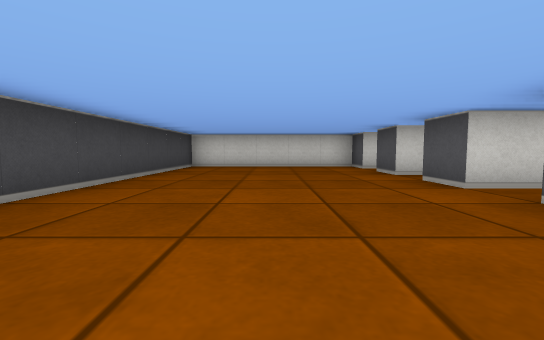
view 1 (above)

17 first-person views from a walk through a cub3D level. The camera is about half as high as the walls, tilts 4° down and sees 90° across. The floor is counted in squares. Each view is taken from the middle of a square. On the plan, view 1 faces up. The plan holds only what a view shows up to about 9 squares ahead; the rest is blank.

view 2
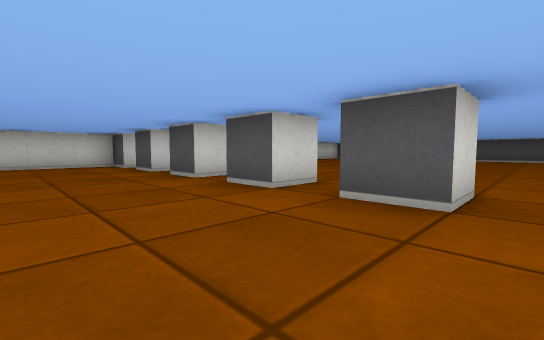

view 3
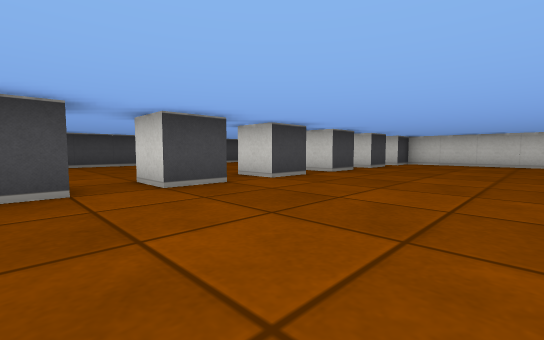

view 4
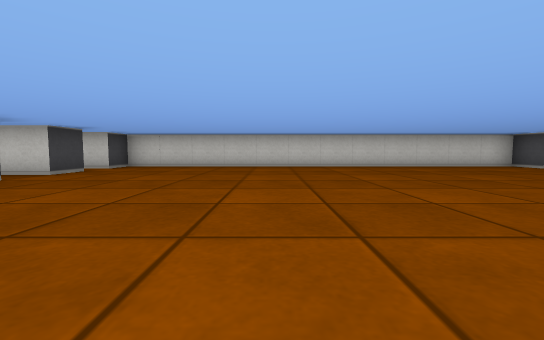

view 5
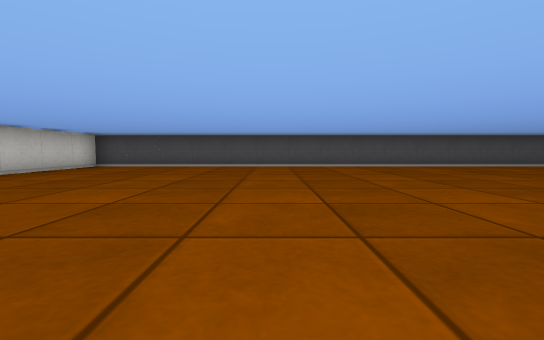

view 6
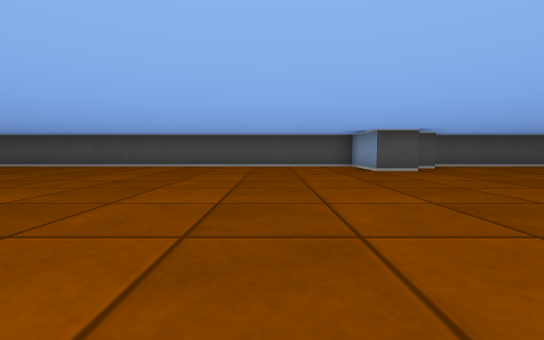

view 7
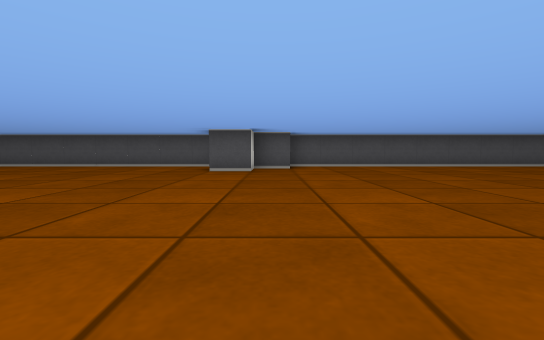

view 8
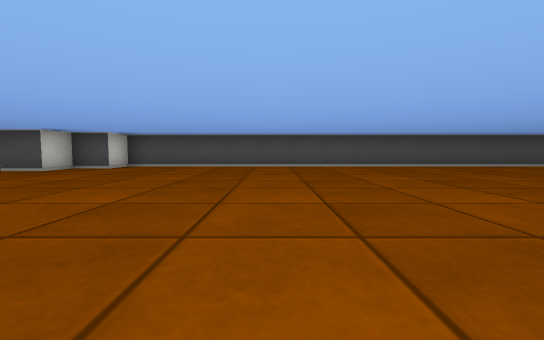

view 9
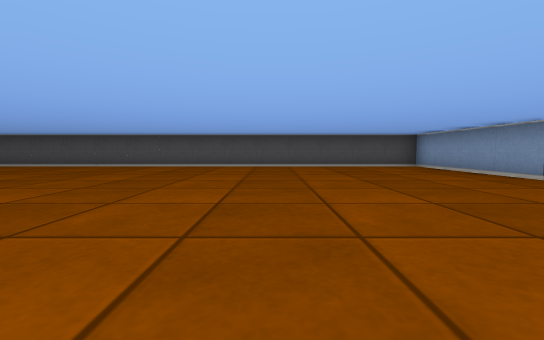

view 10
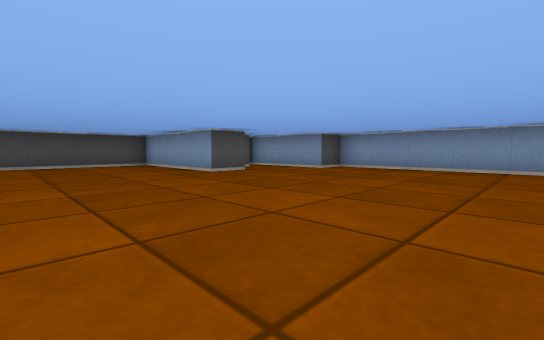

view 11
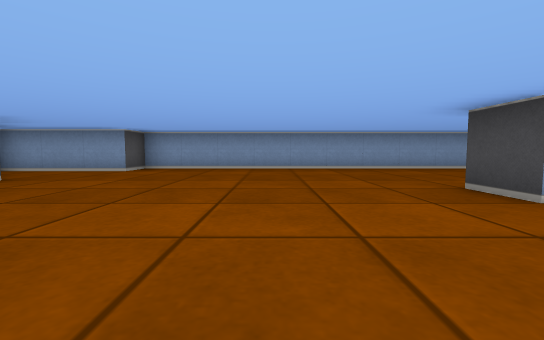

view 12
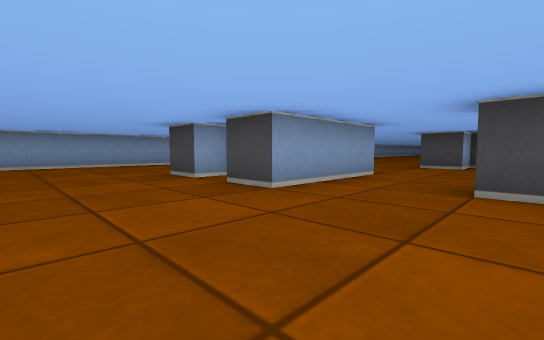

view 13
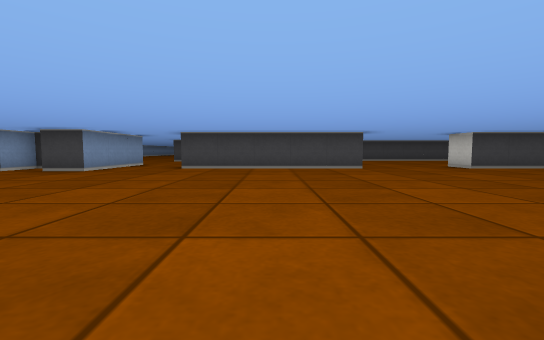

view 14
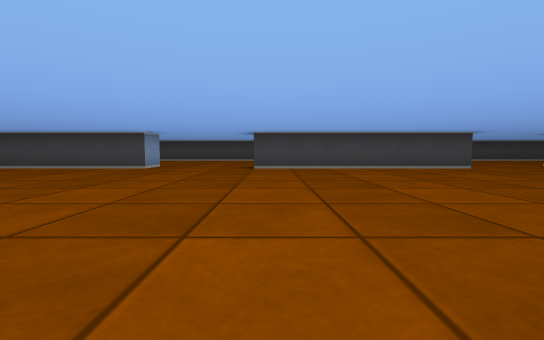

view 15
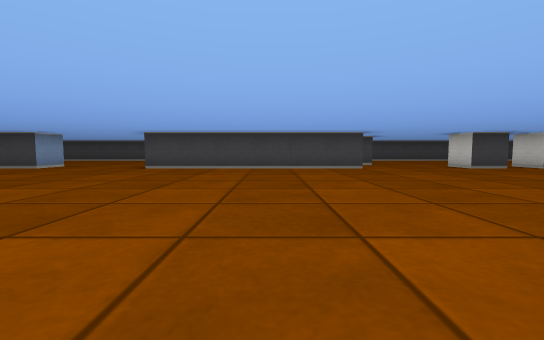

view 16
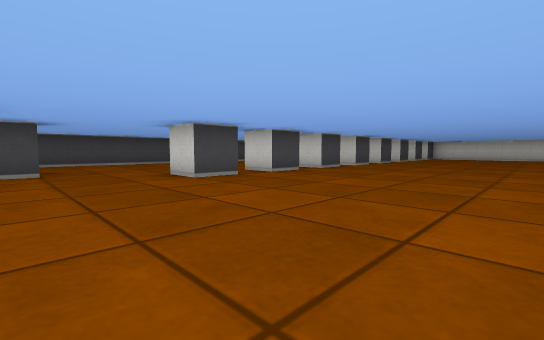

view 17
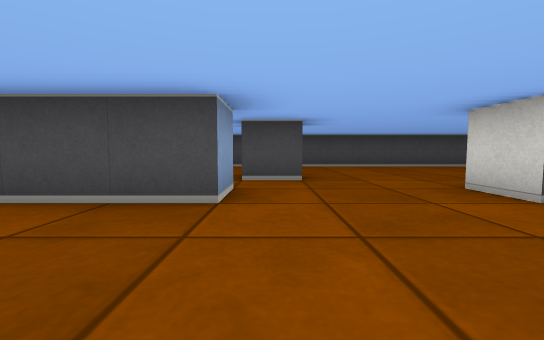

### Floor plan
Points are (right, up) in squares from view 1. A wall is a line through its corners. A room is listed if a view was taken in it or the views show most of it. See-through windows are left out.
Room 1 (views 1, 2, 3, 4, 5, 6, 7, 8, 9, 10, 11, 12, 13, 14, 15, 16, 17)
walls: (2.5, -9.5) (3.5, -9.5) (3.5, -15.5) (2.5, -15.5); (1.5, -8.4) (1.5, -9.5); (3.5, -5.4) (3.5, -6.5) (2.5, -6.5); (3.5, -3.4) (3.5, -4.5) (2.5, -4.5); (2.5, -18.5) (3.5, -18.5) (3.5, -23.5); (3.5, -1.4) (3.5, -2.5) (2.6, -2.5); (3.5, 0.5) (3.5, -0.5) (2.5, -0.5) (2.5, 0.5); (-2.5, -2.9) (-2.5, -8.2); (3.5, 2.5) (3.5, 1.5) (2.5, 1.5) (2.5, 2.5); (3.5, -25.5) (4.5, -25.5) (4.5, -26.5); (3.5, 4.5) (3.5, 3.5) (2.5, 3.5) (2.5, 4.5); (-2.5, -24.5) (-1.5, -24.5); (3.5, -27.5) (4.5, -27.5) (4.5, -28.5); (3.5, 6.5) (3.5, 5.5) (2.5, 5.5) (2.5, 6.5); (11.5, -29.5) (11.5, -28.5) (15.5, -28.5) (15.5, -10.5) (14.5, -10.5) (14.5, -9.5) (13.5, -9.5) (13.5, -8.5) (15.5, -8.5) (15.5, 8.5) (3.5, 8.5) (3.5, 7.5) (2.5, 7.5) (2.5, 8.5) (-2.5, 8.5) (-2.5, -0.8); (1.6, -32.5) (10.5, -32.5) (10.5, -31.5) (13.5, -31.5)
ways out: opening at (0, -27.4); opening at (3, -24.5)

Where each view was taken, in squares from view 1:
view 1: 0 up, 0 right, facing up
view 2: 1 down, 0 right, facing up-right
view 3: 2 down, 7 right, facing up-left
view 4: 0 up, 8 right, facing up
view 5: 3 up, 7 right, facing right
view 6: 6 down, 7 right, facing right
view 7: 10 down, 7 right, facing right
view 8: 15 down, 7 right, facing right
view 9: 24 down, 7 right, facing right
view 10: 25 down, 6 right, facing down-right
view 11: 25 down, 7 right, facing down
view 12: 23 down, 7 right, facing down-left
view 13: 21 down, 11 right, facing left
view 14: 15 down, 11 right, facing left
view 15: 12 down, 11 right, facing left
view 16: 9 down, 8 right, facing up-left
view 17: 9 down, 6 right, facing left
